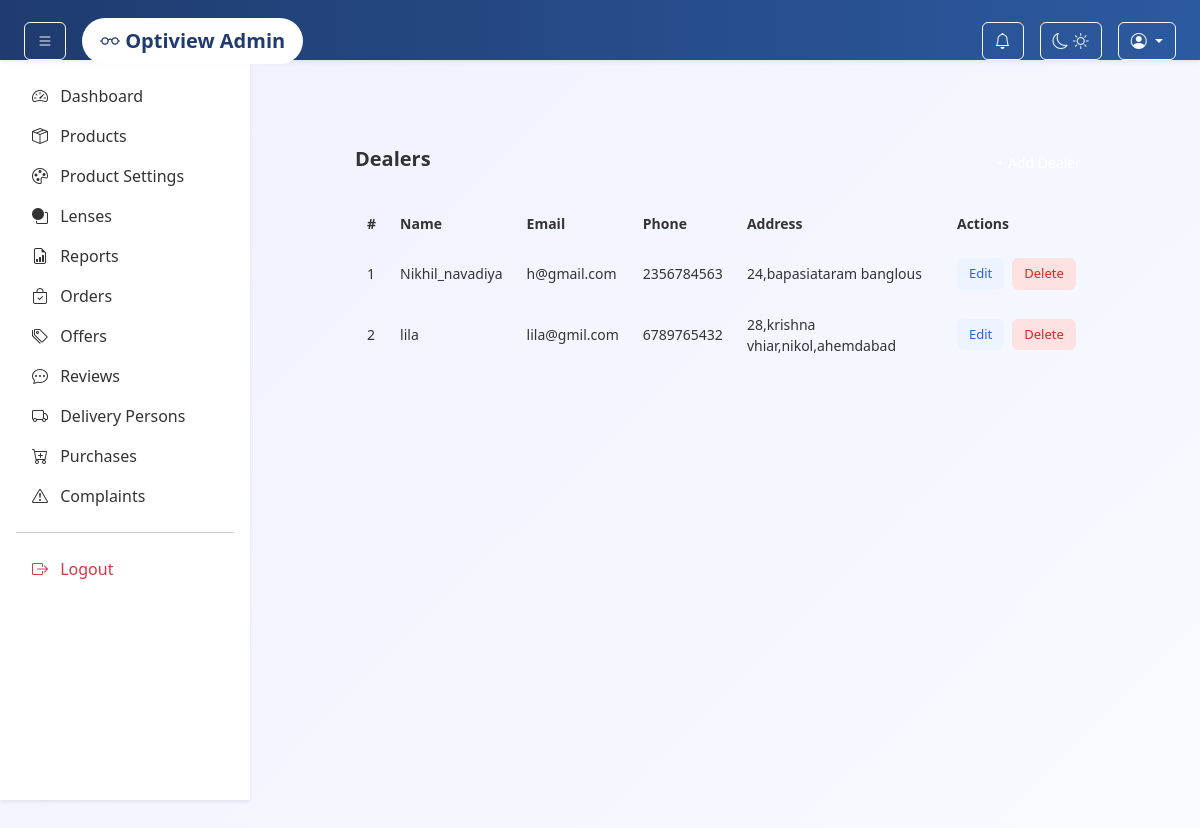
/admin-panel/dealers/, run on the app's committed database.
### adminpanel/models.py (models this page shows, shortened)
class Dealer(models.Model):
    name = models.CharField(max_length=100)
    phone = models.CharField(max_length=15)
    email = models.EmailField(blank=True, null=True)
    address = models.TextField(blank=True)

### adminpanel/views.py (the view)
# urls.py: path('dealers/', views.dealer_list, name='dealer_list'),
def dealer_list(request):
    dealers = Dealer.objects.all()
    return render(request, 'admin/dealer_list.html', {'dealers': dealers})

### adminpanel/context_processors.py (called while the page is built, shortened)
def notification_count(request):
    return {"notification_count": 0}

### app/context_processors.py (called while the page is built)
def cart_count(request):
    count = 0
    if request.user.is_authenticated:
        count = Cart.objects.filter(user=request.user).count()
    return {'cart_count': count}

### templates/admin/dealer_list.html (shortened to what this page needs)
{% extends "admin/base.html" %}
{% block content %}
<div class="dealers-container">
    <div class="dealers-card">
        <div class="dealers-header">
            <h2>Dealers</h2>
            <a href="{% url 'adminpanel:add_dealer' %}" class="btn-add-dealer">
            </a>
        </div>
        <table class="dealers-table">
            <thead>
                <tr>
                    <th>#</th>
                    <th>Name</th>
                    <th>Email</th>
                    <th>Phone</th>
                    <th>Address</th>
                    <th style="width:150px;">Actions</th>
                </tr>
            </thead>
            <tbody>
                {% for dealer in dealers %}
                <tr>
                    <td>{{ forloop.counter }}</td>
                    <td>{{ dealer.name }}</td>
                    <td>{{ dealer.email }}</td>
                    <td>{{ dealer.phone }}</td>
                    <td>{{ dealer.address }}</td>
                    <td>
                        <div class="action-buttons">
                            <a href="{% url 'adminpanel:edit_dealer' dealer.id %}" class="btn-edit">
                                Edit
                            </a>
                            <button class="btn-delete"
                                    onclick="openDeleteModal('{% url 'adminpanel:delete_dealer' dealer.id %}', '{{ dealer.name }}')">
                                Delete
                            </button>
                        </div>
                    </td>
                </tr>
                {% empty %}
                <tr>
                    <td colspan="6" class="no-data">
                        No Dealers Found
                    </td>
                </tr>
                {% endfor %}
            </tbody>
        </table>
    </div>
</div>
{% endblock %}

### static/delivery/css/style.css (style rules this page uses)
* { margin: 0; padding: 0; box-sizing: border-box; font-family: 'Poppins', 'Segoe UI', sans-serif; }
body { background: linear-gradient(135deg, #eef2ff, #f9faff); min-height: 100vh; color: #333; }
* { margin: 0; padding: 0; box-sizing: border-box; }

### templates/admin/base.html (style rules this page uses)
body { overflow-x: hidden; }

### templates/admin/dealer_list.html (style rules this page uses)
.dealers-container { padding: 30px; display: flex; justify-content: center; }
.dealers-card { width: 100%; max-width: 800px; background: var(--card-bg); border: 1px solid var(--card-border); border-radius: 14px; padding: 30px; box-shadow: var(--card-shadow); }
.dealers-header { display: flex; justify-content: space-between; align-items: center; margin-bottom: 20px; }
.dealers-header h2 { font-size: 20px; font-weight: 600; color: var(--text-main); }
.btn-add-dealer { background: var(--primary); color: #fff; padding: 8px 14px; border-radius: 8px; font-size: 14px; text-decoration: none; }
.dealers-table { width: 100%; border-collapse: collapse; font-size: 14px; }
.dealers-table th, .dealers-table td { padding: 12px; border-bottom: 1px solid var(--card-border); text-align: left; color: var(--text-main); }
.dealers-table th { background: var(--table-head); }
.action-buttons { display: flex; gap: 8px; }
.btn-edit { background: #eef4ff; color: #2563eb; padding: 6px 12px; border-radius: 6px; text-decoration: none; font-size: 13px; }
.btn-delete { background: #fee2e2; color: #dc2626; border: none; padding: 6px 12px; border-radius: 6px; cursor: pointer; font-size: 13px; }

### data on the page
Dealer: name "Nikhil_navadiya", email "h@gmail.com", phone "2356784563", address "24,bapasiataram banglous"
Dealer: name "lila", email "lila@gmil.com", phone "6789765432", address "28,krishna vhiar,nikol,ahemdabad"
